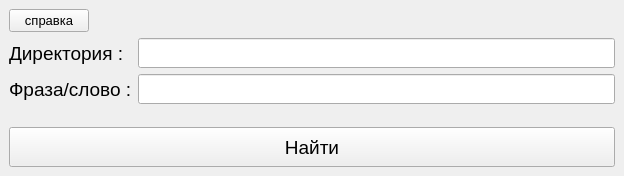
<?xml version="1.0" encoding="UTF-8"?>
<ui version="4.0">
 <class>MainWindow</class>
 <widget class="QMainWindow" name="MainWindow">
  <property name="geometry">
   <rect>
    <x>0</x>
    <y>0</y>
    <width>624</width>
    <height>176</height>
   </rect>
  </property>
  <property name="font">
   <font>
    <pointsize>10</pointsize>
   </font>
  </property>
  <property name="windowTitle">
   <string>MainWindow</string>
  </property>
  <widget class="QWidget" name="centralwidget">
   <layout class="QFormLayout" name="formLayout">
    <item row="1" column="0">
     <widget class="QLabel" name="dirLabel">
      <property name="minimumSize">
       <size>
        <width>0</width>
        <height>30</height>
       </size>
      </property>
      <property name="font">
       <font>
        <pointsize>14</pointsize>
       </font>
      </property>
      <property name="text">
       <string>Директория :</string>
      </property>
     </widget>
    </item>
    <item row="1" column="1">
     <widget class="QLineEdit" name="dirLineEdit">
      <property name="minimumSize">
       <size>
        <width>0</width>
        <height>30</height>
       </size>
      </property>
     </widget>
    </item>
    <item row="2" column="0">
     <widget class="QLabel" name="wordLabel">
      <property name="minimumSize">
       <size>
        <width>0</width>
        <height>30</height>
       </size>
      </property>
      <property name="font">
       <font>
        <pointsize>14</pointsize>
       </font>
      </property>
      <property name="text">
       <string>Фраза/слово :</string>
      </property>
     </widget>
    </item>
    <item row="2" column="1">
     <widget class="QLineEdit" name="wordLineEdit">
      <property name="minimumSize">
       <size>
        <width>0</width>
        <height>30</height>
       </size>
      </property>
     </widget>
    </item>
    <item row="4" column="0" colspan="2">
     <widget class="QPushButton" name="SearchButton">
      <property name="minimumSize">
       <size>
        <width>100</width>
        <height>40</height>
       </size>
      </property>
      <property name="font">
       <font>
        <pointsize>14</pointsize>
       </font>
      </property>
      <property name="text">
       <string>Найти</string>
      </property>
     </widget>
    </item>
    <item row="3" column="0">
     <spacer name="verticalSpacer">
      <property name="orientation">
       <enum>Qt::Vertical</enum>
      </property>
      <property name="sizeHint" stdset="0">
       <size>
        <width>20</width>
        <height>10</height>
       </size>
      </property>
     </spacer>
    </item>
    <item row="0" column="0">
     <widget class="QPushButton" name="pushButton">
      <property name="text">
       <string>справка</string>
      </property>
     </widget>
    </item>
   </layout>
  </widget>
 </widget>
 <resources/>
 <connections/>
</ui>
